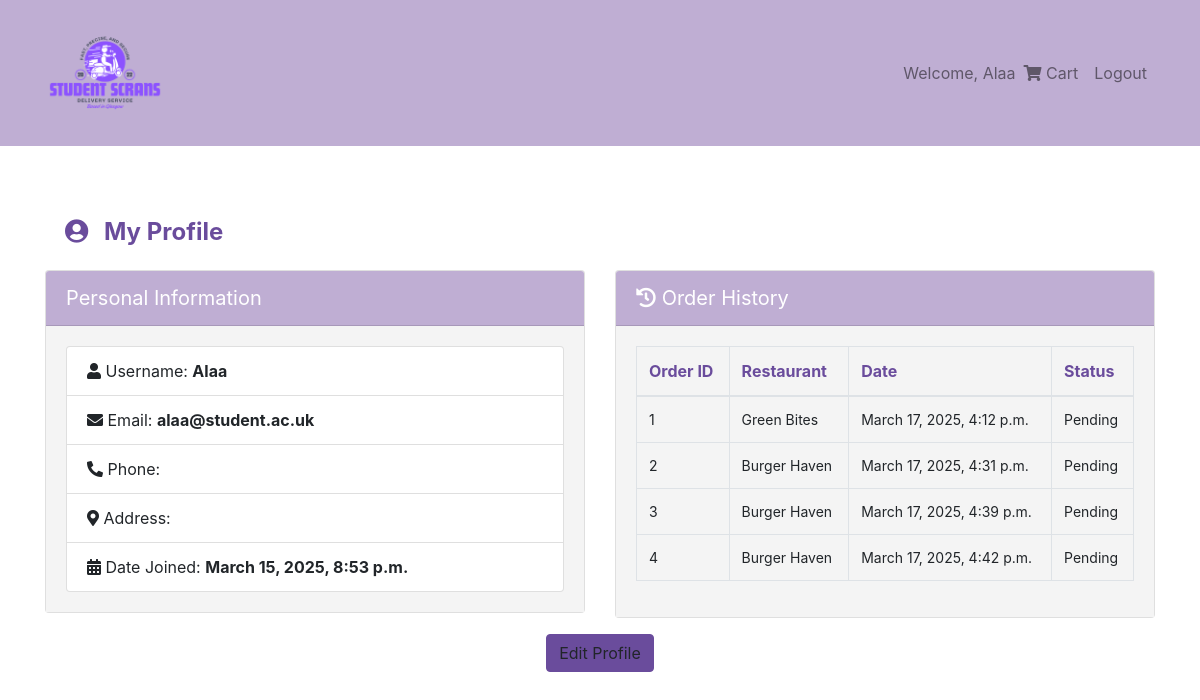
Screenshot of /profile/ (signed in) with the database file from the repository.
### users/models.py (models this page shows, shortened)
class CustomUser(AbstractBaseUser, PermissionsMixin):
    ROLE_CHOICES = [
        ('student', 'Student'),
        ('vendor', 'Vendor'),
    ]
    username = models.CharField(max_length=255, unique=True)
    email = models.EmailField(unique=True)
    role = models.CharField(max_length=10, choices=ROLE_CHOICES)
    first_name = models.CharField(max_length=30)
    last_name = models.CharField(max_length=30)
    date_joined = models.DateTimeField(auto_now_add=True)
    is_active = models.BooleanField(default=True)
    is_staff = models.BooleanField(default=False)
    groups = models.ManyToManyField(
        'auth.Group',
        related_name='customuser_set',  # Reverse relation name, allows access from group to users
        blank=True,
        help_text='The groups this user belongs to. A user will get all permissions granted to each of their groups.',
        verbose_name='groups',
    )
    user_permissions = models.ManyToManyField(
        'auth.Permission',
        related_name='customuser_set',  # Reverse relation name, allows access from permission to users
        blank=True,
        help_text='Specific permissions for this user.',
        verbose_name='user permissions',
    )
    objects = CustomUserManager()
    USERNAME_FIELD = 'email'  # Use email as the unique identifier for authentication
    REQUIRED_FIELDS = ['username']  # Required fields when creating a superuser (email is already required)

### orders/models.py (models this page shows, shortened)
class Order(models.Model):
    user = models.ForeignKey(CustomUser, on_delete=models.CASCADE)
    restaurant = models.ForeignKey(Restaurant, on_delete=models.CASCADE)
    status = models.CharField(max_length=50, default="Pending")
    created_at = models.DateTimeField(auto_now_add=True)
    objects = models.Manager()

### restaurants/models.py (models this page shows, shortened)
class Restaurant(models.Model):
    name = models.CharField(max_length=100)
    location = models.CharField(max_length=200)
    description = models.TextField(blank=True, null=True)

### users/views.py (the view)
# urls.py: path('profile/', views.profile, name='profile'),
@login_required  # Only logged-in users can access this page
def profile(request):
    orders = Order.objects.filter(user=request.user)
    cart = Cart.objects.filter(user=request.user).first()
    context = {'orders': orders, 'cart': cart}
    return render(request, 'users/profile.html', context)

### templates/users/profile.html (shortened to what this page needs)
{% load static %}
<!DOCTYPE html>
<html lang="en">
<head>
    <link href="https://stackpath.bootstrapcdn.com/bootstrap/4.5.2/css/bootstrap.min.css" rel="stylesheet">
    <link href="https://cdnjs.cloudflare.com/ajax/libs/font-awesome/5.15.3/css/all.min.css" rel="stylesheet">
</head>
<body>
    <nav class="navbar navbar-expand-lg navbar-light">
        <div class="container">
            <a class="navbar-brand" href="{% url 'home' %}">
                <img src="{% static 'images/Student ScransLogo.png' %}" alt="Logo">
            </a>
            <div class="collapse navbar-collapse" id="navbarNav">
                <ul class="navbar-nav ml-auto">
                    {% if user.is_authenticated %}
                        <li class="nav-item">
                            <span class="navbar-text">Welcome, {{ user.username }}</span>
                        </li>
                        <li class="nav-item">
                            <a href="{% url 'cart' %}" class="nav-link">
                                <i class="fa fa-shopping-cart"></i> Cart
                            </a>
                        </li>
                        <li class="nav-item">
                            <a href="{% url 'logout' %}" class="nav-link">Logout</a>
                        </li>
                    {% else %}
                        <li class="nav-item">
                            <a href="{% url 'login' %}" class="nav-link">Login</a>
                        </li>
                    {% endif %}
                </ul>
            </div>
        </div>
    </nav>
    <div class="container mt-5">
        <div class="row">
            <div class="col-md-12">
                <div class="profile-title">
                    <i class="fas fa-user-circle"></i> My Profile
                </div>
            </div>
            <div class="col-md-6">
                <div class="card">
                    <div class="card-header">
                        Personal Information
                    </div>
                    <div class="card-body">
                        <ul class="list-group">
                            <li class="list-group-item">
                                <i class="fas fa-user"></i> Username: <strong>{{ user.username }}</strong>
                            </li>
                            <li class="list-group-item">
                                <i class="fas fa-envelope"></i> Email: <strong>{{ user.email }}</strong>
                            </li>
                            <li class="list-group-item">
                                <i class="fas fa-phone-alt"></i> Phone: <strong>{{ user.profile.phone_number }}</strong>
                            </li>
                            <li class="list-group-item">
                                <i class="fas fa-map-marker-alt"></i> Address: <strong>{{ user.profile.address }}</strong>
                            </li>
                            <li class="list-group-item">
                                <i class="fas fa-calendar-alt"></i> Date Joined: <strong>{{ user.date_joined }}</strong>
                            </li>
                        </ul>
                    </div>
                </div>
            </div>
            <div class="col-md-6">
                <div class="card">
                    <div class="card-header">
                        <i class="fas fa-history"></i> Order History
                    </div>
                    <div class="card-body">
                        <table class="table table-bordered order-history">
                            <thead>
                                <tr>
                                    <th>Order ID</th>
                                    <th>Restaurant</th>
                                    <th>Date</th>
                                    <th>Status</th>
                                </tr>
                            </thead>
                            <tbody>
                                {% for order in orders %}
                                    <tr>
                                        <td>{{ order.id }}</td>
                                        <td>{{ order.restaurant.name }}</td>
                                        <td>{{ order.created_at }}</td>
                                        <td>{{ order.status }}</td>
                                    </tr>
                                {% empty %}
                                    <tr>
                                        <td colspan="4">No orders found.</td>
                                    </tr>
                                {% endfor %}
                            </tbody>
                        </table>
                    </div>
                </div>
            </div>
        </div>
        <div class="text-center mt-3">
            <a href="{% url 'edit_profile' %}" class="btn btn-warning">Edit Profile</a>
        </div>
    </div>
</body>
</html>

### templates/users/profile.html (style rules this page uses)
.navbar { background-color: #bfaed3; }
.navbar-brand img { max-width: 120px; }
.card-header { background-color: #bfaed3; color: white; font-size: 20px; }
.card-body { background-color: #f4f4f4; }
.btn-warning { background-color: #6a4c9c; border-color: #6a4c9c; }
.order-history th { color: #6a4c9c; }
.order-history td { font-size: 14px; }
.profile-title { font-size: 24px; font-weight: bold; color: #6a4c9c; padding: 20px; }
.profile-title i { margin-right: 10px; }

### rows the page displays
CustomUser: username "Alaa", email "alaa@student.ac.uk", date_joined "March 15, 2025, 8:53 p.m."
Order: id "1", restaurant.name "Green Bites", created_at "March 17, 2025, 4:12 p.m.", status "Pending"
Order: id "2", restaurant.name "Burger Haven", created_at "March 17, 2025, 4:31 p.m.", status "Pending"
Order: id "3", restaurant.name "Burger Haven", created_at "March 17, 2025, 4:39 p.m.", status "Pending"
Order: id "4", restaurant.name "Burger Haven", created_at "March 17, 2025, 4:42 p.m.", status "Pending"
